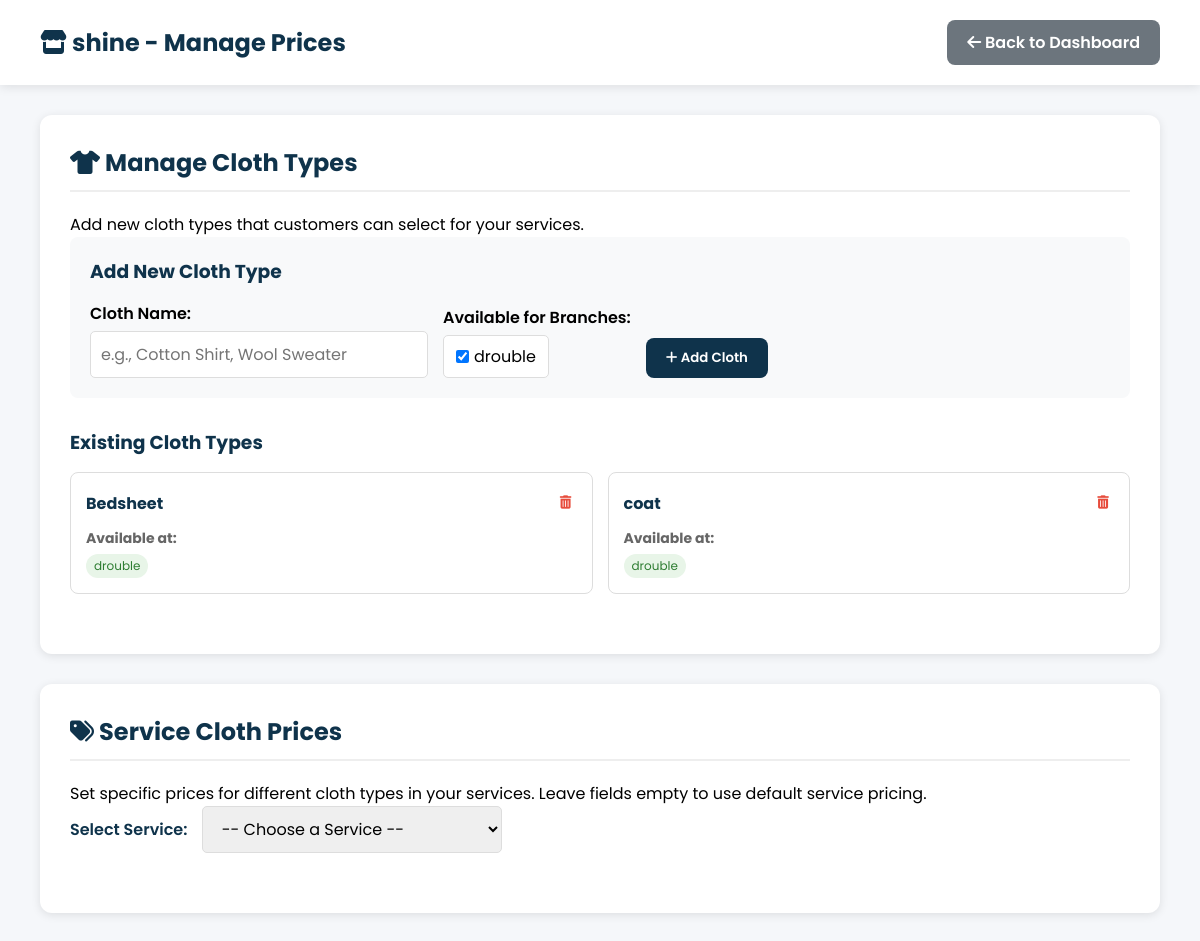
/shop/manage-service-prices/ (signed in), run on an earlier commit of the app's database.
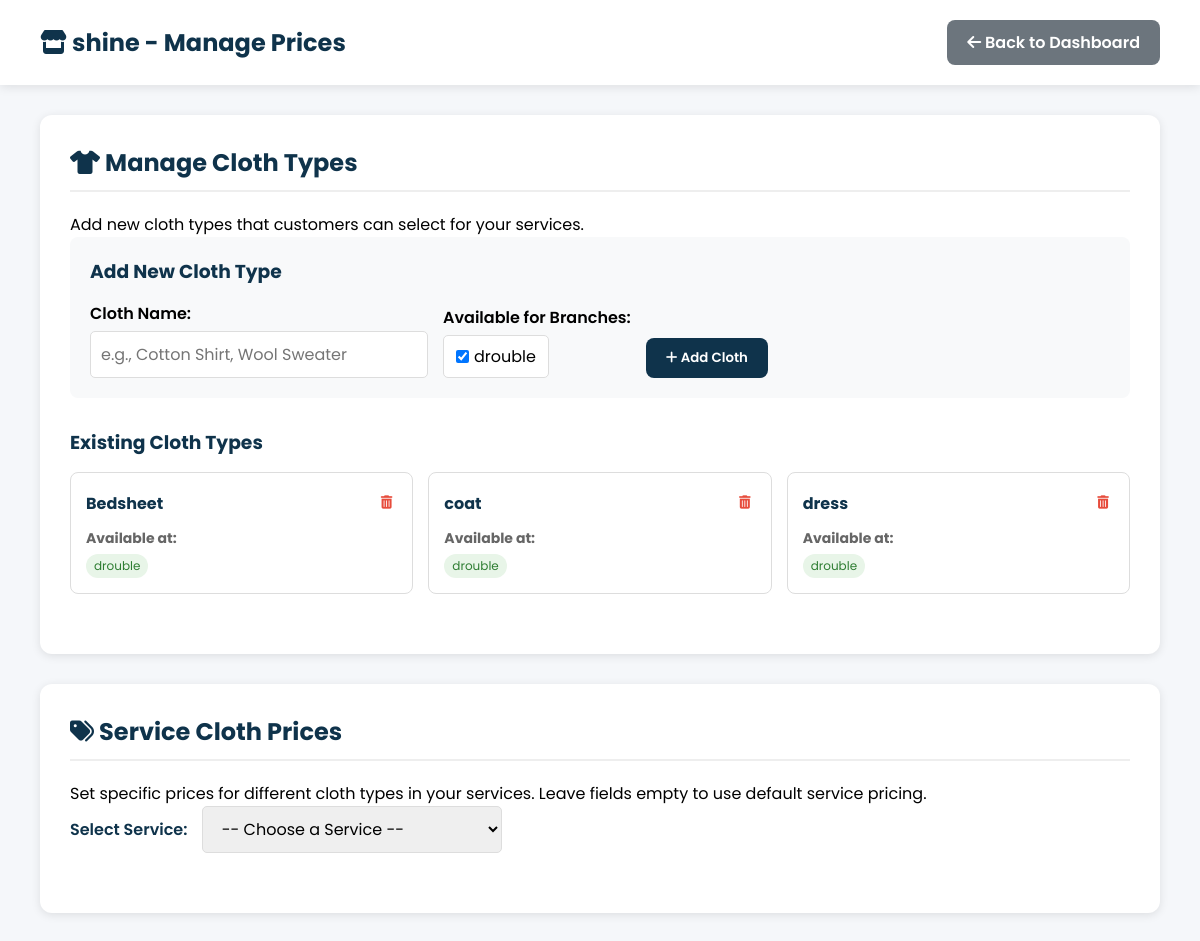
And on a later commit of the database.
### shop/models.py (models this page shows, shortened)
class Branch(models.Model):
    shop = models.ForeignKey(LaundryShop, on_delete=models.CASCADE, related_name='branches')
    name = models.CharField(max_length=100)
    address = models.TextField()
    phone = models.CharField(max_length=15, blank=True)
    created_at = models.DateTimeField(default=timezone.now)
    class Meta:
        unique_together = ('shop', 'name')

class Cloth(models.Model):
    name = models.CharField(max_length=100, unique=True)
    created_at = models.DateTimeField(default=timezone.now)

### shop/views.py (the view, shortened to what this page needs)
# urls.py: path('shop/manage-service-prices/', views.manage_service_prices, name='manage_service_prices'),
@shop_login_required
def manage_service_prices(request):
    shop_id = request.session.get('shop_id')
    shop = get_object_or_404(LaundryShop, id=shop_id)
    branches = Branch.objects.filter(shop=shop)
    services = Service.objects.filter(branch__shop=shop).select_related('branch').prefetch_related('cloth_prices__cloth')
    available_cloth_ids = BranchCloth.objects.filter(branch__shop=shop).values_list('cloth_id', flat=True).distinct()
    clothes = Cloth.objects.filter(id__in=available_cloth_ids).order_by('name')
    services_data = []
    for service in services:
        cloth_prices_dict = {}
        for cloth_price in service.cloth_prices.all():
            cloth_prices_dict[cloth_price.cloth.id] = cloth_price.price
        cloth_data = []
        for cloth in clothes:
            cloth_data.append({
                'cloth': cloth,
                'price': cloth_prices_dict.get(cloth.id, None)
            })
        services_data.append({
            'service': service,
            'cloth_data': cloth_data,
        })
    cloth_data = []
    for cloth in clothes:
        available_branches = BranchCloth.objects.filter(cloth=cloth, branch__shop=shop).select_related('branch')
        branch_names = [bc.branch.name for bc in available_branches]
        cloth_data.append({
            'cloth': cloth,
            'available_branches': branch_names,
        })
    context = {
        'shop': shop,
        'services_data': services_data,
        'clothes': clothes,
        'cloth_data': cloth_data,
        'branches': branches,
    }
    return render(request, 'manage_service_prices.html', context)

### shop/views.py (called while the page is built)
def is_shop_logged_in(request):
    return 'shop_id' in request.session

def shop_login_required(view_func):
    from functools import wraps
    @wraps(view_func)
    def wrapper(request, *args, **kwargs):
        if not is_shop_logged_in(request):
            messages.error(request, "Please login to access this page")
            return redirect("shop_login")
        return view_func(request, *args, **kwargs)
    return wrapper

### shop/templates/manage_service_prices.html (shortened to what the changed rows need)
{% load static %}
<!DOCTYPE html>
<html lang="en">
<head>
    <link rel="stylesheet" href="https://cdnjs.cloudflare.com/ajax/libs/font-awesome/6.0.0-beta3/css/all.min.css">
</head>
<body>
    <div class="header">
        <div>
            <h1><i class="fas fa-store"></i> {{ shop.name }} - Manage Prices</h1>
        </div>
    </div>
    <div class="container">
        <div class="section">
            <h2><i class="fas fa-tshirt"></i> Manage Cloth Types</h2>
            <div style="margin-bottom: 30px; padding: 20px; background: #f8f9fa; border-radius: 8px;">
                <form method="post" style="display: flex; flex-direction: column; gap: 15px;">
                    <div style="display: flex; gap: 15px; align-items: end;">
                        <div>
                            <div style="display: flex; gap: 10px; flex-wrap: wrap;">
                                {% for branch in branches %}
                                    <label style="display: flex; align-items: center; gap: 5px; background: white; padding: 8px 12px; border-radius: 5px; border: 1px solid #ddd;">
                                        <input type="checkbox" name="branches" value="{{ branch.id }}" checked>
                                        {{ branch.name }}
                                    </label>
                                {% endfor %}
                            </div>
                        </div>
                    </div>
                </form>
            </div>
            <div style="margin-bottom: 30px;">
                {% if cloth_data %}
                    <div style="display: grid; grid-template-columns: repeat(auto-fit, minmax(300px, 1fr)); gap: 15px;">
                        {% for cloth_item in cloth_data %}
                            <div style="background: white; border: 1px solid #ddd; border-radius: 8px; padding: 15px;">
                                <div style="display: flex; justify-content: space-between; align-items: center; margin-bottom: 10px;">
                                    <strong style="color: var(--primary-color); font-size: 16px;">{{ cloth_item.cloth.name }}</strong>
                                    <form method="post" style="display: inline; margin: 0;" onsubmit="return confirm('Are you sure you want to delete this cloth type? This action cannot be undone.');">
                                        <button type="submit" style="background: none; border: none; color: #e74c3c; cursor: pointer; padding: 5px; border-radius: 3px;" title="Delete cloth type" onmouseover="this.style.background='#ffeaea'" onmouseout="this.style.background='none'">
                                            <i class="fas fa-trash-alt"></i>
                                        </button>
                                    </form>
                                </div>
                                <div style="font-size: 14px; color: #666;">
                                    <strong>Available at:</strong>
                                    <div style="margin-top: 5px; display: flex; flex-wrap: wrap; gap: 5px;">
                                        {% for branch_name in cloth_item.available_branches %}
                                            <span style="background: #e8f5e8; color: #2e7d32; padding: 3px 8px; border-radius: 12px; font-size: 12px;">
                                                {{ branch_name }}
                                            </span>
                                        {% endfor %}
                                    </div>
                                </div>
                            </div>
                        {% endfor %}
                    </div>
                {% else %}
                    <p style="color: #999; font-style: italic;">No cloth types added yet.</p>
                {% endif %}
            </div>
        </div>
        <div class="section">
            <h2><i class="fas fa-tags"></i> Service Cloth Prices</h2>
        </div>
    </div>
</body>
</html>

What changed in the data, as far as the page shows it:
added Cloth: cloth.name "dress", available_branches "drouble"
